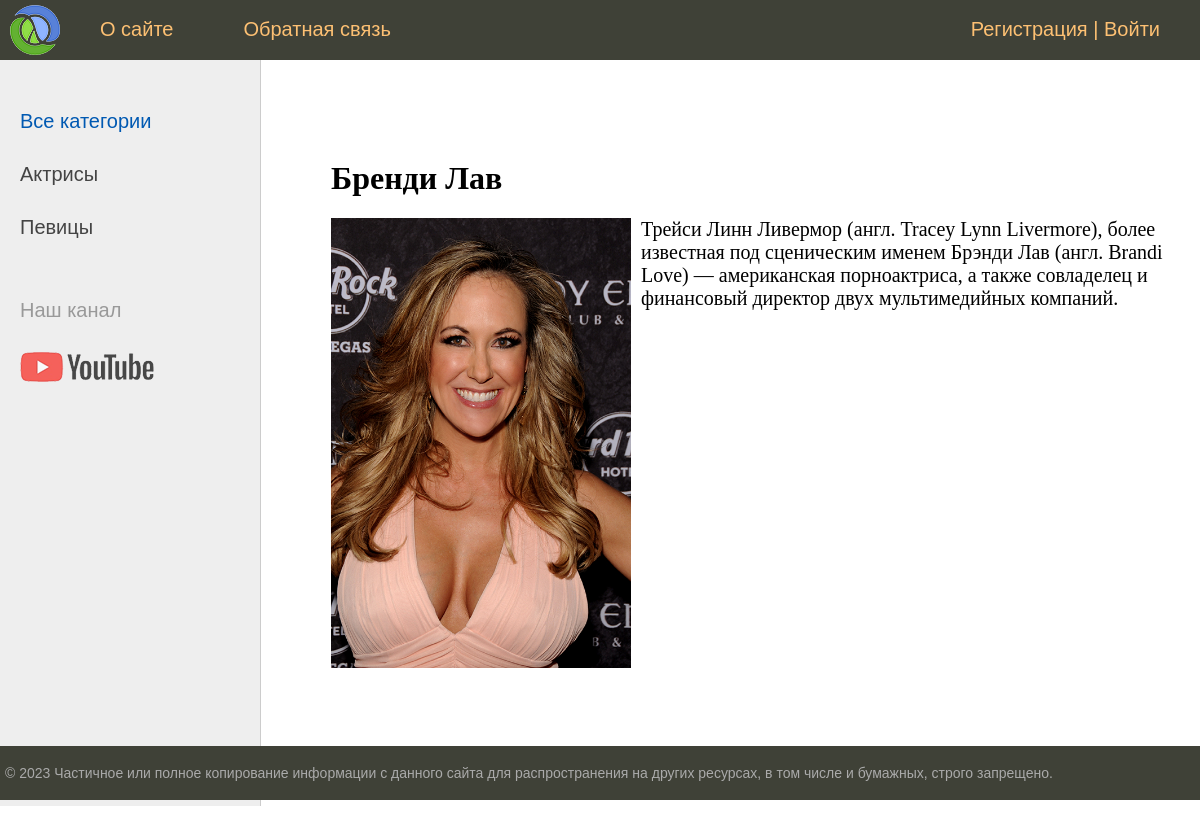
Screenshot of /post/brendi-lav/ with the database file from the repository.
### main/models.py (models this page shows, shortened)
class Category(models.Model):
    name = models.CharField(
        max_length=100, db_index=True, verbose_name='Категория')
    slug = models.SlugField(max_length=255, unique=True,
                            db_index=True, verbose_name="URL")
    def get_absolute_url(self):
        return reverse("category", kwargs={"cat_slug": self.slug})
    class Meta:
        verbose_name = 'Категория'
        verbose_name_plural = 'Категории'
        ordering = ['id']

class Main(models.Model):
    title = models.CharField(max_length=255, verbose_name='Заголовок')
    slug = models.SlugField(max_length=255, unique=True,
                            db_index=True, verbose_name="URL")
    content = models.TextField(blank=True, verbose_name='Текст статьи')
    photo = models.ImageField(
        upload_to="photos/%Y/%m/%d/", verbose_name='Фото')
    time_create = models.DateTimeField(
        auto_now_add=True, verbose_name='Время создания')
    time_update = models.DateTimeField(
        auto_now=True, verbose_name='Время изменения')
    is_published = models.BooleanField(default=True, verbose_name='Публикация')
    cat = models.ForeignKey(
        'Category', on_delete=models.PROTECT, verbose_name='Категория')
    def __str__(self) -> str:
        return self.title
    class Meta:
        verbose_name = 'Главная страница'
        verbose_name_plural = 'Главная страница'
        ordering = ['id',]

### main/views.py (the view)
# urls.py: path('post/<slug:post_slug>/', ShowPost.as_view(), name='post'),
class ShowPost(DataMixin, DetailView):
    model = Main
    template_name = 'main/post.html'
    slug_url_kwarg = 'post_slug'
    context_object_name = 'post'
    def get_context_data(self, *, object_list=None, **kwargs):
        context = super().get_context_data(**kwargs)
        c_def = self.get_user_context(title=context['post'])
        return dict(list(context.items()) + list(c_def.items()))

### main/utils.py (called while the page is built)
    def get_user_context(self, **kwargs):
        context = kwargs
        cats = cache.get('cats')
        if not cats:
            cats = Category.objects.annotate(Count('main'))
            cache.set('cats', cats, 60)
        user_menu = menu.copy()
        if not self.request.user.is_authenticated:  # type: ignore
            user_menu.pop(1)
        context['menu'] = user_menu
        context['cats'] = cats
        if 'cat_selected' not in context:
            context['cat_selected'] = 0
        return context

### main/templates/main/post.html
{% extends 'main/base.html' %}
{% block content %}
<h1>{{post.title}}</h1>
{% if post.photo %}
<p><img class="img-article-left" src="{{post.photo.url}}"></p>
{% endif %}
{{post.content|linebreaks}}
{% endblock %}

### main/templates/main/base.html (shortened to what this page needs)
{% load static %} {% load main_tags %}
<!DOCTYPE html>
<html>
  <head>
    {% block css %}
    <link
      type="text/css"
      href="{% static 'main/css/styles.css' %}"
      rel="stylesheet"
    />
    {% endblock %}
  </head>
  <body>
    <table class="table-page" border="0" cellpadding="0" cellspacing="0">
      <tr>
        <td valign="top">
          {% block mainmenu %}
          <div class="header">
            <ul id="mainmenu" class="mainmenu">
              <li class="logo">
                <a href="{% url 'home' %}"><div class="logo"></div></a>
              </li>
              {% for m in menu %}
              <li><a href="{% url m.url_name %}">{{m.title}}</a></li>
              {% endfor %}
              {% if request.user.is_authenticated %}
              <li class="last"> {{ user.username }} | <a href="{% url 'logout' %}">Выйти</a></li>
              {% else %}
              <li class="last">
                <a href="{% url 'register' %}">Регистрация</a> | <a href="{% url 'login' %}">Войти</a>
              </li>
              {% endif %}
            </ul>
          </div>
          {% endblock mainmenu %}
          <table
            class="table-content"
            border="0"
            cellpadding="0"
            cellspacing="0"
          >
            <tr>
              <td valign="top" class="left-chapters">
                <ul id="leftchapters">
                  {% if cat_selected == 0 %}
                  <li class="selected">Все категории</li>
                  {% else %}
                  <li><a href="{% url 'home' %}">Все категории</a></li>
                  {% endif %} {% for c in cats %} {% if c.main__count > 0 %}
                  {%if c.pk == cat_selected %}
                  <li class="selected">{{c.name}}</li>
                  {% else %}
                  <li><a href="{{ c.get_absolute_url }}">{{c.name}}</a></li>
                  {% endif %} {% endif %} {% endfor %}
                  <li class="share">
                    <p>Наш канал</p>
                    <a
                      class="share-yt"
                      href="https://www.youtube.com/channel/UClJzWfGWuGJL2t-3dYKcHTA/playlists"
                      target="_blank"
                      rel="nofollow"
                    ></a>
                  </li>
                </ul>
              </td>
              <td valign="top" class="content">
                <div class="content-text">
                  {% block content %} {% endblock %}
                </div>
              </td>
            </tr>
          </table>
        </td>
      </tr>
      <tr>
        <td valign="top">
          <div id="footer">
            <p>
              &copy; 2023 Частичное или полное копирование информации с данного
              сайта для распространения на других ресурсах, в том числе и
              бумажных, строго запрещено.
            </p>
          </div>
        </td>
      </tr>
    </table>
  </body>
</html>

### main/static/main/css/styles.css (style rules this page uses)
html, body { font-family: 'Arial'; margin: 0; padding: 0; height: 100%; width: 100%; color: #444; }
a { color: #0059b2; text-decoration: none; }
img { max-width: 600px; height: auto; }
img.img-article-left { max-width: 300px; height: auto; float: left; padding: 0 10px 10px 0; }
.table-page { width: 100%; height: 100%; vertical-align: top; }
.table-page tr { height: 100%; }
.header { background: #3F4137; height: 60px; }
.logo { background: url('../images/logo.png') no-repeat 10px 5px; width: 70px; height: 60px; }
ul.mainmenu { list-style: none; margin: 0; padding: 0; height: 60px; color: #fdc073; font-size: 20px; overflow: hidden; }
ul.mainmenu li { float: left; margin: 18px 40px 0 30px; }
ul.mainmenu li.logo { margin: 0; }
ul.mainmenu li.last { float: right; }
ul.mainmenu li a { color: #fdc073; text-decoration: none; }
.table-content { width: 100%; min-height: 100%; height: 100%; }
.left-chapters { margin: 0; background: #eee; border-right: 1px solid #ccc; min-height: 100%; }
.left-chapters ul { width: 230px; min-height: 100%; margin: 0; padding: 20px 10px 10px 20px; list-style: none; font-size: 20px; }
.left-chapters ul li { margin: 30px 0 0 0; color: #999; }
.left-chapters ul li.selected { color: #0059b2; }
.left-chapters ul li a { color: #444; text-decoration: none; }
.left-chapters ul li.share { margin: 60px 0 0 0; }
.left-chapters ul li.share p { margin: 30px 0 30px 0; }
.left-chapters ul li.share a { display: inline-block; width: 40px; height: 40px; margin: 0 20px 0 0; }
.left-chapters ul li.share a.share-yt { width: 100%; height: 30px; background: url('../images/share_yt.png') no-repeat 0 0 }
.content { padding: 40px 20px 20px 40px; width: 100%; box-sizing: border-box; }
.content-text { margin: 60px 0 0 30px; color: #000; font-size: 20px; font-family: Yandex Sans Display Light; }
.content-text h1 { font-size: 32px; }
#footer { box-sizing: border-box; background: #3F4137; padding: 5px; color: #aaa; font-size: 14px; font-family: Verdana, Geneva, Arial, Helvetica; text-align: left; overflow: hidden; }

### rows the page displays
Category: name "Актрисы"
Category: name "Певицы"
Main: title "Бренди Лав", photo (picture), content "Трейси Линн Ливермор (англ. Tracey Lynn Livermore), более известная под сценическим именем Брэнди Лав (англ. Brandi Love) — американская порноактриса, а также совладелец и финансовый директор двух мультимедийных компаний."

### other values shown
{{ m.title }} "О сайте" "Обратная связь"
